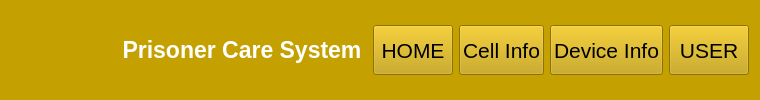
     <widget class="QWidget" name="widget_2" native="true">
      <property name="sizePolicy">
       <sizepolicy hsizetype="Expanding" vsizetype="Fixed">
        <horstretch>0</horstretch>
        <verstretch>0</verstretch>
       </sizepolicy>
      </property>
      <property name="minimumSize">
       <size>
        <width>0</width>
        <height>60</height>
       </size>
      </property>
      <property name="maximumSize">
       <size>
        <width>16777215</width>
        <height>16777215</height>
       </size>
      </property>
      <property name="styleSheet">
       <string notr="true">background-color: rgb(196, 160, 0);</string>
      </property>
      <layout class="QGridLayout" name="gridLayout_2">
       <item row="0" column="0">
        <widget class="QLabel" name="law">
         <property name="sizePolicy">
          <sizepolicy hsizetype="Fixed" vsizetype="Fixed">
           <horstretch>0</horstretch>
           <verstretch>0</verstretch>
          </sizepolicy>
         </property>
         <property name="minimumSize">
          <size>
           <width>100</width>
           <height>40</height>
          </size>
         </property>
         <property name="maximumSize">
          <size>
           <width>100</width>
           <height>40</height>
          </size>
         </property>
         <property name="text">
          <string/>
         </property>
         <property name="pixmap">
          <pixmap>../IMAGE/law_enforcement.png</pixmap>
         </property>
         <property name="scaledContents">
          <bool>true</bool>
         </property>
        </widget>
       </item>
       <item row="0" column="1">
        <widget class="QLabel" name="prisoner_care_system">
         <property name="sizePolicy">
          <sizepolicy hsizetype="Fixed" vsizetype="Fixed">
           <horstretch>0</horstretch>
           <verstretch>0</verstretch>
          </sizepolicy>
         </property>
         <property name="minimumSize">
          <size>
           <width>250</width>
           <height>30</height>
          </size>
         </property>
         <property name="maximumSize">
          <size>
           <width>200</width>
           <height>30</height>
          </size>
         </property>
         <property name="font">
          <font>
           <pointsize>17</pointsize>
           <weight>75</weight>
           <bold>true</bold>
          </font>
         </property>
         <property name="styleSheet">
          <string notr="true">color: rgb(255, 255, 255);</string>
         </property>
         <property name="text">
          <string>Prisoner Care System</string>
         </property>
         <property name="alignment">
          <set>Qt::AlignCenter</set>
         </property>
        </widget>
       </item>
       <item row="0" column="2">
        <widget class="QPushButton" name="pHome">
         <property name="minimumSize">
          <size>
           <width>0</width>
           <height>50</height>
          </size>
         </property>
         <property name="maximumSize">
          <size>
           <width>16777215</width>
           <height>50</height>
          </size>
         </property>
         <property name="font">
          <font>
           <pointsize>16</pointsize>
           <weight>50</weight>
           <bold>false</bold>
          </font>
         </property>
         <property name="text">
          <string>HOME</string>
         </property>
        </widget>
       </item>
       <item row="0" column="3">
        <widget class="QPushButton" name="pCell">
         <property name="minimumSize">
          <size>
           <width>0</width>
           <height>50</height>
          </size>
         </property>
         <property name="maximumSize">
          <size>
           <width>16777215</width>
           <height>50</height>
          </size>
         </property>
         <property name="font">
          <font>
           <pointsize>16</pointsize>
           <weight>50</weight>
           <bold>false</bold>
          </font>
         </property>
         <property name="text">
          <string>Cell Info</string>
         </property>
        </widget>
       </item>
       <item row="0" column="4">
        <widget class="QPushButton" name="pDevice">
         <property name="minimumSize">
          <size>
           <width>0</width>
           <height>50</height>
          </size>
         </property>
         <property name="maximumSize">
          <size>
           <width>16777215</width>
           <height>50</height>
          </size>
         </property>
         <property name="font">
          <font>
           <pointsize>16</pointsize>
           <weight>50</weight>
           <bold>false</bold>
          </font>
         </property>
         <property name="text">
          <string>Device Info</string>
         </property>
        </widget>
       </item>
       <item row="0" column="5">
        <widget class="QPushButton" name="pUser">
         <property name="minimumSize">
          <size>
           <width>0</width>
           <height>50</height>
          </size>
         </property>
         <property name="maximumSize">
          <size>
           <width>16777215</width>
           <height>50</height>
          </size>
         </property>
         <property name="font">
          <font>
           <pointsize>16</pointsize>
           <weight>50</weight>
           <bold>false</bold>
          </font>
         </property>
         <property name="text">
          <string>USER</string>
         </property>
        </widget>
       </item>
      </layout>
     </widget>
